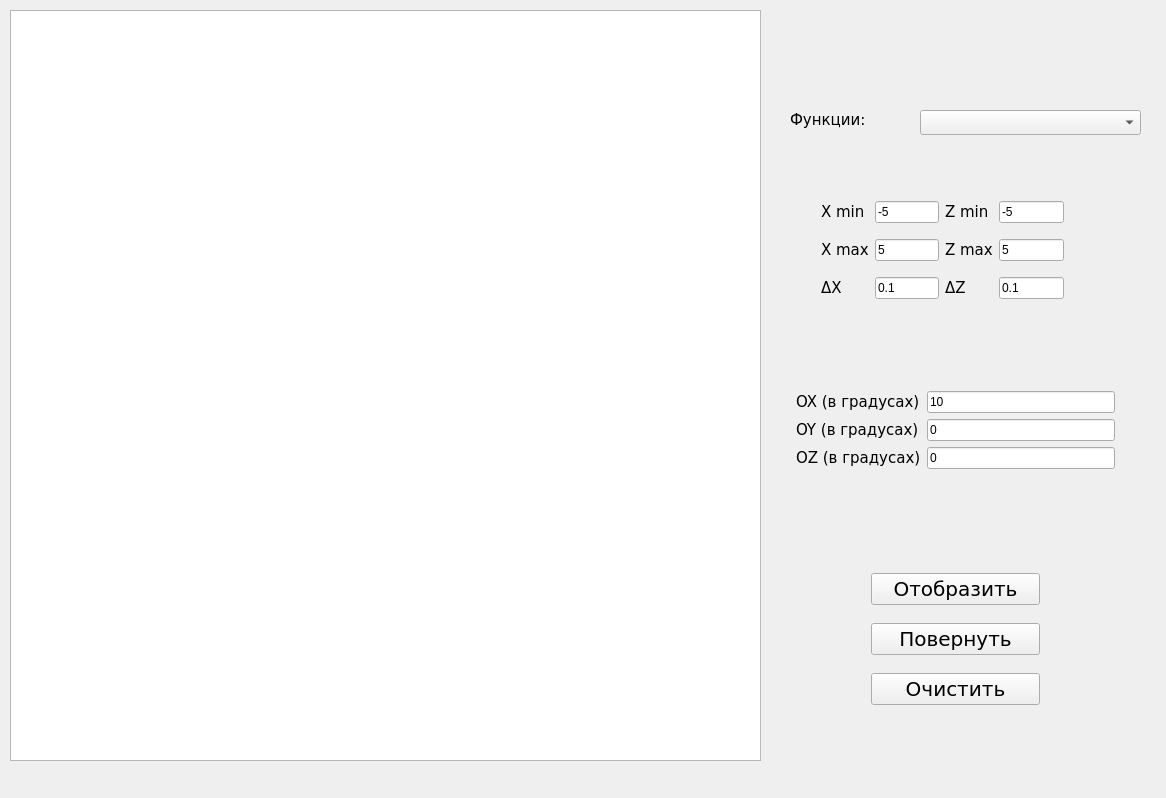
<?xml version="1.0" encoding="UTF-8"?>
<ui version="4.0">
 <class>MainWindow</class>
 <widget class="QMainWindow" name="MainWindow">
  <property name="geometry">
   <rect>
    <x>0</x>
    <y>0</y>
    <width>1166</width>
    <height>798</height>
   </rect>
  </property>
  <property name="windowTitle">
   <string>MainWindow</string>
  </property>
  <widget class="QWidget" name="centralWidget">
   <widget class="QGraphicsView" name="mainview">
    <property name="geometry">
     <rect>
      <x>10</x>
      <y>10</y>
      <width>751</width>
      <height>751</height>
     </rect>
    </property>
   </widget>
   <widget class="QComboBox" name="funcs">
    <property name="geometry">
     <rect>
      <x>920</x>
      <y>110</y>
      <width>221</width>
      <height>25</height>
     </rect>
    </property>
   </widget>
   <widget class="QLabel" name="label_10">
    <property name="geometry">
     <rect>
      <x>790</x>
      <y>110</y>
      <width>101</width>
      <height>20</height>
     </rect>
    </property>
    <property name="font">
     <font>
      <family>Verdana</family>
      <pointsize>11</pointsize>
     </font>
    </property>
    <property name="text">
     <string>Функции:</string>
    </property>
   </widget>
   <widget class="QWidget" name="gridLayoutWidget">
    <property name="geometry">
     <rect>
      <x>810</x>
      <y>180</y>
      <width>265</width>
      <height>141</height>
     </rect>
    </property>
    <layout class="QGridLayout" name="gridLayout">
     <item row="1" column="1">
      <widget class="QLineEdit" name="x_max_text">
       <property name="text">
        <string>5</string>
       </property>
      </widget>
     </item>
     <item row="0" column="1">
      <widget class="QLineEdit" name="x_min_text">
       <property name="text">
        <string>-5</string>
       </property>
      </widget>
     </item>
     <item row="2" column="1">
      <widget class="QLineEdit" name="delta_x_text">
       <property name="text">
        <string>0.1</string>
       </property>
      </widget>
     </item>
     <item row="2" column="2">
      <widget class="QLabel" name="label_6">
       <property name="font">
        <font>
         <family>Verdana</family>
         <pointsize>11</pointsize>
        </font>
       </property>
       <property name="text">
        <string>ΔZ</string>
       </property>
      </widget>
     </item>
     <item row="1" column="2">
      <widget class="QLabel" name="label_3">
       <property name="font">
        <font>
         <family>Verdana</family>
         <pointsize>11</pointsize>
        </font>
       </property>
       <property name="text">
        <string>Z max</string>
       </property>
      </widget>
     </item>
     <item row="0" column="0">
      <widget class="QLabel" name="label">
       <property name="font">
        <font>
         <family>Verdana</family>
         <pointsize>11</pointsize>
        </font>
       </property>
       <property name="text">
        <string>X min</string>
       </property>
      </widget>
     </item>
     <item row="1" column="0">
      <widget class="QLabel" name="label_2">
       <property name="font">
        <font>
         <family>Verdana</family>
         <pointsize>11</pointsize>
        </font>
       </property>
       <property name="text">
        <string>X max</string>
       </property>
      </widget>
     </item>
     <item row="0" column="2">
      <widget class="QLabel" name="label_4">
       <property name="font">
        <font>
         <family>Verdana</family>
         <pointsize>11</pointsize>
        </font>
       </property>
       <property name="text">
        <string>Z min</string>
       </property>
      </widget>
     </item>
     <item row="2" column="0">
      <widget class="QLabel" name="label_5">
       <property name="font">
        <font>
         <family>Verdana</family>
         <pointsize>11</pointsize>
        </font>
       </property>
       <property name="text">
        <string>ΔX</string>
       </property>
      </widget>
     </item>
     <item row="0" column="3">
      <widget class="QLineEdit" name="z_min_text">
       <property name="text">
        <string>-5</string>
       </property>
      </widget>
     </item>
     <item row="1" column="3">
      <widget class="QLineEdit" name="z_max_text">
       <property name="text">
        <string>5</string>
       </property>
      </widget>
     </item>
     <item row="2" column="3">
      <widget class="QLineEdit" name="delta_z_text">
       <property name="text">
        <string>0.1</string>
       </property>
      </widget>
     </item>
    </layout>
   </widget>
   <widget class="QWidget" name="formLayoutWidget">
    <property name="geometry">
     <rect>
      <x>785</x>
      <y>380</y>
      <width>341</width>
      <height>111</height>
     </rect>
    </property>
    <layout class="QFormLayout" name="formLayout">
     <item row="0" column="0">
      <widget class="QLabel" name="label_7">
       <property name="font">
        <font>
         <family>Verdana</family>
         <pointsize>11</pointsize>
        </font>
       </property>
       <property name="text">
        <string>OX (в градусах)</string>
       </property>
      </widget>
     </item>
     <item row="0" column="1">
      <widget class="QLineEdit" name="delta_theta_OX_text">
       <property name="text">
        <string>10</string>
       </property>
      </widget>
     </item>
     <item row="1" column="1">
      <widget class="QLineEdit" name="delta_theta_OY_text">
       <property name="text">
        <string>0</string>
       </property>
      </widget>
     </item>
     <item row="2" column="0">
      <widget class="QLabel" name="label_9">
       <property name="font">
        <font>
         <family>Verdana</family>
         <pointsize>11</pointsize>
        </font>
       </property>
       <property name="text">
        <string>OZ (в градусах)</string>
       </property>
      </widget>
     </item>
     <item row="2" column="1">
      <widget class="QLineEdit" name="delta_theta_OZ_text">
       <property name="text">
        <string>0</string>
       </property>
      </widget>
     </item>
     <item row="1" column="0">
      <widget class="QLabel" name="label_8">
       <property name="font">
        <font>
         <family>Verdana</family>
         <pointsize>11</pointsize>
        </font>
       </property>
       <property name="text">
        <string>OY (в градусах)</string>
       </property>
      </widget>
     </item>
    </layout>
   </widget>
   <widget class="QWidget" name="verticalLayoutWidget">
    <property name="geometry">
     <rect>
      <x>860</x>
      <y>550</y>
      <width>191</width>
      <height>181</height>
     </rect>
    </property>
    <layout class="QVBoxLayout" name="verticalLayout">
     <item>
      <widget class="QPushButton" name="draw_all_btn">
       <property name="font">
        <font>
         <family>Verdana</family>
         <pointsize>15</pointsize>
        </font>
       </property>
       <property name="text">
        <string>Отобразить</string>
       </property>
      </widget>
     </item>
     <item>
      <widget class="QPushButton" name="rotate_btn">
       <property name="font">
        <font>
         <family>Verdana</family>
         <pointsize>15</pointsize>
        </font>
       </property>
       <property name="text">
        <string>Повернуть</string>
       </property>
      </widget>
     </item>
     <item>
      <widget class="QPushButton" name="clear_all_btn">
       <property name="font">
        <font>
         <family>Verdana</family>
         <pointsize>15</pointsize>
        </font>
       </property>
       <property name="text">
        <string>Очистить</string>
       </property>
      </widget>
     </item>
    </layout>
   </widget>
  </widget>
 </widget>
 <layoutdefault spacing="6" margin="11"/>
 <resources/>
 <connections/>
</ui>
